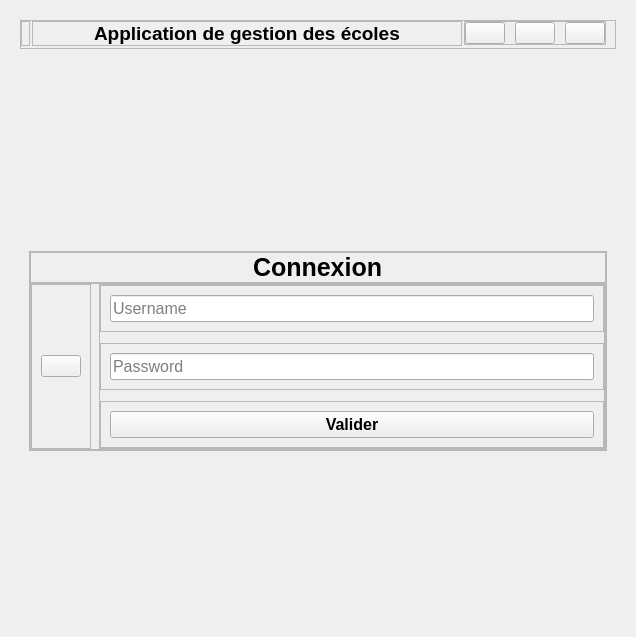
      <widget class="QWidget" name="connexion_page">
       <layout class="QVBoxLayout" name="verticalLayout_2">
        <item>
         <widget class="QWidget" name="header_connexion" native="true">
          <layout class="QHBoxLayout" name="horizontalLayout">
           <item>
            <widget class="QFrame" name="frame_131">
             <property name="maximumSize">
              <size>
               <width>16777215</width>
               <height>50</height>
              </size>
             </property>
             <property name="frameShape">
              <enum>QFrame::StyledPanel</enum>
             </property>
             <property name="frameShadow">
              <enum>QFrame::Raised</enum>
             </property>
             <layout class="QHBoxLayout" name="horizontalLayout_158">
              <property name="spacing">
               <number>2</number>
              </property>
              <property name="leftMargin">
               <number>0</number>
              </property>
              <property name="topMargin">
               <number>0</number>
              </property>
              <property name="bottomMargin">
               <number>2</number>
              </property>
              <item>
               <widget class="QFrame" name="frame_132">
                <property name="frameShape">
                 <enum>QFrame::StyledPanel</enum>
                </property>
                <property name="frameShadow">
                 <enum>QFrame::Raised</enum>
                </property>
                <layout class="QHBoxLayout" name="horizontalLayout_159">
                 <property name="leftMargin">
                  <number>0</number>
                 </property>
                 <property name="topMargin">
                  <number>0</number>
                 </property>
                 <property name="rightMargin">
                  <number>0</number>
                 </property>
                 <item>
                  <widget class="QLabel" name="label_59">
                   <property name="text">
                    <string/>
                   </property>
                  </widget>
                 </item>
                </layout>
               </widget>
              </item>
              <item>
               <widget class="QFrame" name="frame_133">
                <property name="minimumSize">
                 <size>
                  <width>430</width>
                  <height>0</height>
                 </size>
                </property>
                <property name="frameShape">
                 <enum>QFrame::StyledPanel</enum>
                </property>
                <property name="frameShadow">
                 <enum>QFrame::Raised</enum>
                </property>
                <layout class="QHBoxLayout" name="horizontalLayout_160">
                 <property name="leftMargin">
                  <number>0</number>
                 </property>
                 <property name="topMargin">
                  <number>0</number>
                 </property>
                 <property name="rightMargin">
                  <number>0</number>
                 </property>
                 <property name="bottomMargin">
                  <number>0</number>
                 </property>
                 <item>
                  <widget class="QLabel" name="label_60">
                   <property name="text">
                    <string/>
                   </property>
                  </widget>
                 </item>
                 <item>
                  <widget class="QLabel" name="label_connect_3">
                   <property name="font">
                    <font>
                     <pointsize>14</pointsize>
                     <weight>75</weight>
                     <bold>true</bold>
                    </font>
                   </property>
                   <property name="text">
                    <string>Application de gestion des écoles</string>
                   </property>
                  </widget>
                 </item>
                 <item>
                  <widget class="QLabel" name="label_61">
                   <property name="text">
                    <string/>
                   </property>
                  </widget>
                 </item>
                </layout>
               </widget>
              </item>
              <item alignment="Qt::AlignRight|Qt::AlignVCenter">
               <widget class="QFrame" name="frame_134">
                <property name="frameShape">
                 <enum>QFrame::StyledPanel</enum>
                </property>
                <property name="frameShadow">
                 <enum>QFrame::Raised</enum>
                </property>
                <layout class="QHBoxLayout" name="horizontalLayout_161">
                 <property name="spacing">
                  <number>10</number>
                 </property>
                 <property name="leftMargin">
                  <number>0</number>
                 </property>
                 <property name="topMargin">
                  <number>0</number>
                 </property>
                 <property name="rightMargin">
                  <number>0</number>
                 </property>
                 <property name="bottomMargin">
                  <number>0</number>
                 </property>
                 <item>
                  <widget class="QPushButton" name="min_4">
                   <property name="text">
                    <string/>
                   </property>
                   <property name="icon">
                    <iconset>
                     <normaloff>../../../../.designer/assets/icons/icons8-subtract-96.png</normaloff>../../../../.designer/assets/icons/icons8-subtract-96.png</iconset>
                   </property>
                   <property name="iconSize">
                    <size>
                     <width>20</width>
                     <height>20</height>
                    </size>
                   </property>
                  </widget>
                 </item>
                 <item>
                  <widget class="QPushButton" name="full_4">
                   <property name="text">
                    <string/>
                   </property>
                   <property name="icon">
                    <iconset>
                     <normaloff>../../../../.designer/assets/icons/icons8-full-image-96.png</normaloff>../../../../.designer/assets/icons/icons8-full-image-96.png</iconset>
                   </property>
                   <property name="iconSize">
                    <size>
                     <width>20</width>
                     <height>20</height>
                    </size>
                   </property>
                  </widget>
                 </item>
                 <item>
                  <widget class="QPushButton" name="close_4">
                   <property name="text">
                    <string/>
                   </property>
                   <property name="icon">
                    <iconset>
                     <normaloff>../../../../.designer/assets/icons/icons8-close-48.png</normaloff>../../../../.designer/assets/icons/icons8-close-48.png</iconset>
                   </property>
                   <property name="iconSize">
                    <size>
                     <width>20</width>
                     <height>20</height>
                    </size>
                   </property>
                  </widget>
                 </item>
                </layout>
               </widget>
              </item>
             </layout>
            </widget>
           </item>
          </layout>
         </widget>
        </item>
        <item>
         <spacer name="verticalSpacer">
          <property name="orientation">
           <enum>Qt::Vertical</enum>
          </property>
          <property name="sizeType">
           <enum>QSizePolicy::Expanding</enum>
          </property>
          <property name="sizeHint" stdset="0">
           <size>
            <width>20</width>
            <height>169</height>
           </size>
          </property>
         </spacer>
        </item>
        <item>
         <widget class="QWidget" name="body_connect" native="true">
          <layout class="QVBoxLayout" name="verticalLayout_3">
           <item>
            <widget class="QWidget" name="connexion_3" native="true">
             <property name="enabled">
              <bool>true</bool>
             </property>
             <layout class="QHBoxLayout" name="horizontalLayout_151">
              <property name="spacing">
               <number>14</number>
              </property>
              <property name="leftMargin">
               <number>9</number>
              </property>
              <property name="topMargin">
               <number>9</number>
              </property>
              <property name="rightMargin">
               <number>9</number>
              </property>
              <property name="bottomMargin">
               <number>9</number>
              </property>
              <item>
               <widget class="QFrame" name="frame_129">
                <property name="minimumSize">
                 <size>
                  <width>50</width>
                  <height>0</height>
                 </size>
                </property>
                <property name="frameShape">
                 <enum>QFrame::StyledPanel</enum>
                </property>
                <property name="frameShadow">
                 <enum>QFrame::Raised</enum>
                </property>
                <layout class="QVBoxLayout" name="verticalLayout_68">
                 <property name="spacing">
                  <number>0</number>
                 </property>
                 <property name="leftMargin">
                  <number>0</number>
                 </property>
                 <property name="topMargin">
                  <number>0</number>
                 </property>
                 <property name="rightMargin">
                  <number>0</number>
                 </property>
                 <property name="bottomMargin">
                  <number>0</number>
                 </property>
                 <item>
                  <widget class="QFrame" name="title_3">
                   <property name="frameShape">
                    <enum>QFrame::StyledPanel</enum>
                   </property>
                   <property name="frameShadow">
                    <enum>QFrame::Raised</enum>
                   </property>
                   <layout class="QHBoxLayout" name="horizontalLayout_152">
                    <property name="spacing">
                     <number>0</number>
                    </property>
                    <property name="leftMargin">
                     <number>0</number>
                    </property>
                    <property name="topMargin">
                     <number>0</number>
                    </property>
                    <property name="rightMargin">
                     <number>0</number>
                    </property>
                    <property name="bottomMargin">
                     <number>0</number>
                    </property>
                    <item alignment="Qt::AlignHCenter">
                     <widget class="QLabel" name="label_49">
                      <property name="font">
                       <font>
                        <pointsize>19</pointsize>
                        <weight>75</weight>
                        <bold>true</bold>
                       </font>
                      </property>
                      <property name="text">
                       <string>Connexion</string>
                      </property>
                     </widget>
                    </item>
                   </layout>
                  </widget>
                 </item>
                 <item>
                  <widget class="QFrame" name="frame_130">
                   <property name="sizePolicy">
                    <sizepolicy hsizetype="Preferred" vsizetype="Expanding">
                     <horstretch>0</horstretch>
                     <verstretch>0</verstretch>
                    </sizepolicy>
                   </property>
                   <property name="frameShape">
                    <enum>QFrame::StyledPanel</enum>
                   </property>
                   <property name="frameShadow">
                    <enum>QFrame::Raised</enum>
                   </property>
                   <layout class="QHBoxLayout" name="horizontalLayout_153">
                    <property name="spacing">
                     <number>8</number>
                    </property>
                    <property name="leftMargin">
                     <number>0</number>
                    </property>
                    <property name="topMargin">
                     <number>0</number>
                    </property>
                    <property name="rightMargin">
                     <number>0</number>
                    </property>
                    <property name="bottomMargin">
                     <number>0</number>
                    </property>
                    <item>
                     <widget class="QFrame" name="image_3">
                      <property name="frameShape">
                       <enum>QFrame::StyledPanel</enum>
                      </property>
                      <property name="frameShadow">
                       <enum>QFrame::Raised</enum>
                      </property>
                      <layout class="QHBoxLayout" name="horizontalLayout_154">
                       <item>
                        <widget class="QPushButton" name="pushButton_3">
                         <property name="text">
                          <string/>
                         </property>
                         <property name="icon">
                          <iconset>
                           <normaloff>../../../../.designer/assets/icons/profile.png</normaloff>../../../../.designer/assets/icons/profile.png</iconset>
                         </property>
                         <property name="iconSize">
                          <size>
                           <width>200</width>
                           <height>200</height>
                          </size>
                         </property>
                        </widget>
                       </item>
                      </layout>
                     </widget>
                    </item>
                    <item>
                     <widget class="QFrame" name="form_3">
                      <property name="frameShape">
                       <enum>QFrame::StyledPanel</enum>
                      </property>
                      <property name="frameShadow">
                       <enum>QFrame::Raised</enum>
                      </property>
                      <layout class="QVBoxLayout" name="verticalLayout_69">
                       <property name="spacing">
                        <number>11</number>
                       </property>
                       <property name="leftMargin">
                        <number>0</number>
                       </property>
                       <property name="topMargin">
                        <number>0</number>
                       </property>
                       <property name="rightMargin">
                        <number>0</number>
                       </property>
                       <property name="bottomMargin">
                        <number>0</number>
                       </property>
                       <item>
                        <widget class="QFrame" name="frame_user_connexion_3">
                         <property name="frameShape">
                          <enum>QFrame::StyledPanel</enum>
                         </property>
                         <property name="frameShadow">
                          <enum>QFrame::Raised</enum>
                         </property>
                         <layout class="QHBoxLayout" name="horizontalLayout_155">
                          <item>
                           <widget class="QLineEdit" name="username_connect_3">
                            <property name="minimumSize">
                             <size>
                              <width>400</width>
                              <height>0</height>
                             </size>
                            </property>
                            <property name="font">
                             <font>
                              <pointsize>12</pointsize>
                             </font>
                            </property>
                            <property name="placeholderText">
                             <string>Username</string>
                            </property>
                           </widget>
                          </item>
                         </layout>
                        </widget>
                       </item>
                       <item>
                        <widget class="QFrame" name="frame_password_connect_3">
                         <property name="frameShape">
                          <enum>QFrame::StyledPanel</enum>
                         </property>
                         <property name="frameShadow">
                          <enum>QFrame::Raised</enum>
                         </property>
                         <layout class="QHBoxLayout" name="horizontalLayout_156">
                          <item>
                           <widget class="QLineEdit" name="password_connect_3">
                            <property name="minimumSize">
                             <size>
                              <width>400</width>
                              <height>0</height>
                             </size>
                            </property>
                            <property name="font">
                             <font>
                              <pointsize>12</pointsize>
                             </font>
                            </property>
                            <property name="inputMethodHints">
                             <set>Qt::ImhHiddenText|Qt::ImhNoAutoUppercase|Qt::ImhNoPredictiveText|Qt::ImhSensitiveData</set>
                            </property>
                            <property name="echoMode">
                             <enum>QLineEdit::Password</enum>
                            </property>
                            <property name="cursorPosition">
                             <number>0</number>
                            </property>
                            <property name="placeholderText">
                             <string>Password</string>
                            </property>
                           </widget>
                          </item>
                         </layout>
                        </widget>
                       </item>
                       <item>
                        <widget class="QFrame" name="frame_button_3">
                         <property name="frameShape">
                          <enum>QFrame::StyledPanel</enum>
                         </property>
                         <property name="frameShadow">
                          <enum>QFrame::Raised</enum>
                         </property>
                         <layout class="QHBoxLayout" name="horizontalLayout_157">
                          <item>
                           <widget class="QPushButton" name="btn_connexion_valider_3">
                            <property name="enabled">
                             <bool>true</bool>
                            </property>
                            <property name="font">
                             <font>
                              <pointsize>12</pointsize>
                              <weight>75</weight>
                              <bold>true</bold>
                             </font>
                            </property>
                            <property name="cursor">
                             <cursorShape>PointingHandCursor</cursorShape>
                            </property>
                            <property name="text">
                             <string>Valider</string>
                            </property>
                           </widget>
                          </item>
                         </layout>
                        </widget>
                       </item>
                      </layout>
                     </widget>
                    </item>
                   </layout>
                  </widget>
                 </item>
                </layout>
               </widget>
              </item>
             </layout>
            </widget>
           </item>
          </layout>
         </widget>
        </item>
        <item>
         <spacer name="verticalSpacer_2">
          <property name="orientation">
           <enum>Qt::Vertical</enum>
          </property>
          <property name="sizeType">
           <enum>QSizePolicy::Expanding</enum>
          </property>
          <property name="sizeHint" stdset="0">
           <size>
            <width>20</width>
            <height>157</height>
           </size>
          </property>
         </spacer>
        </item>
       </layout>
      </widget>
